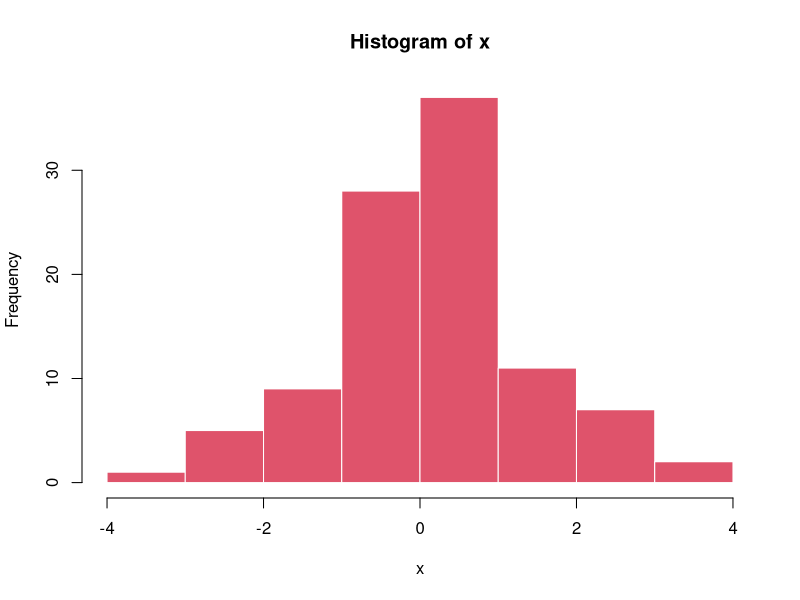
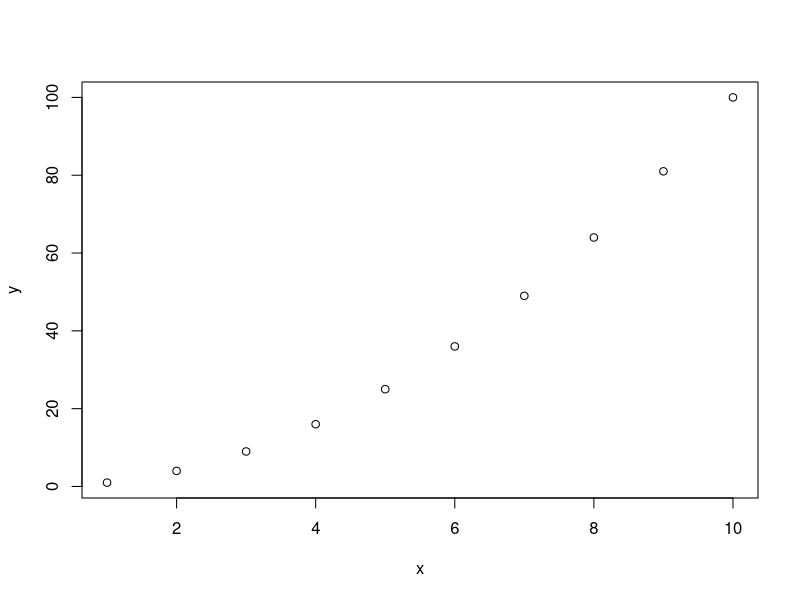
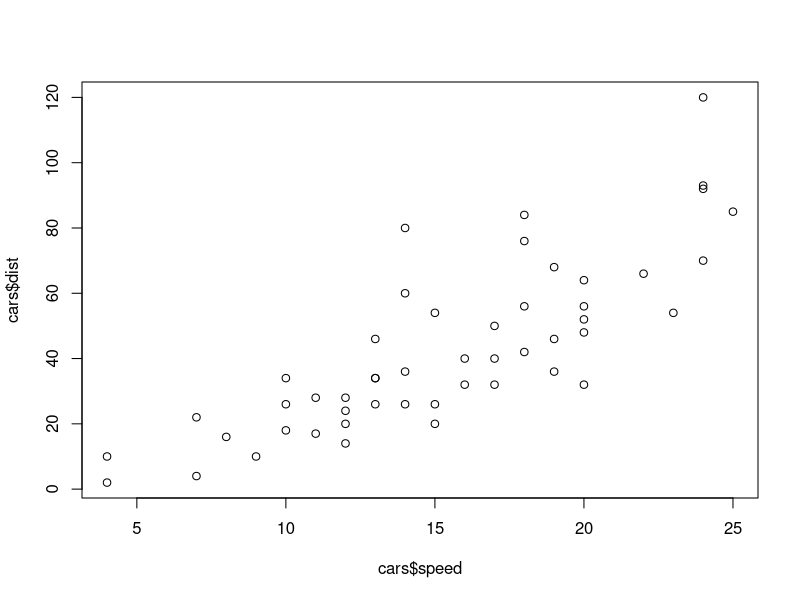
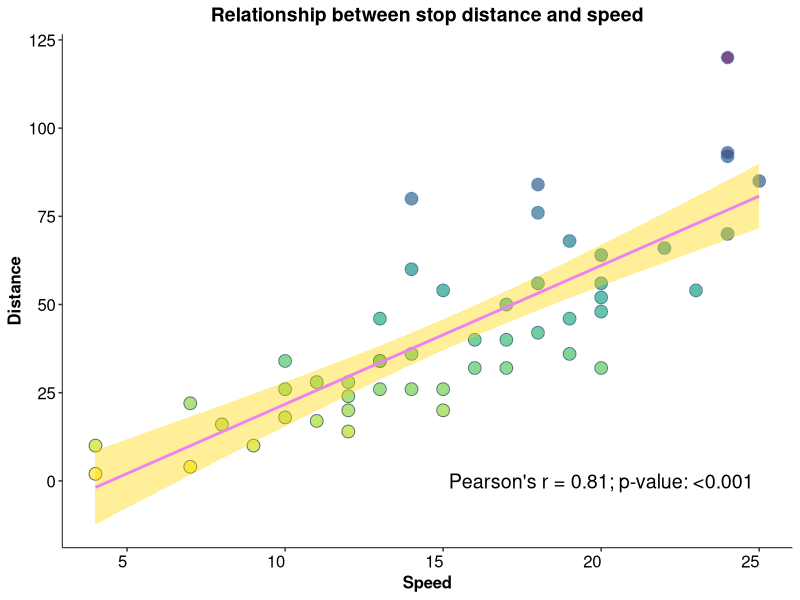
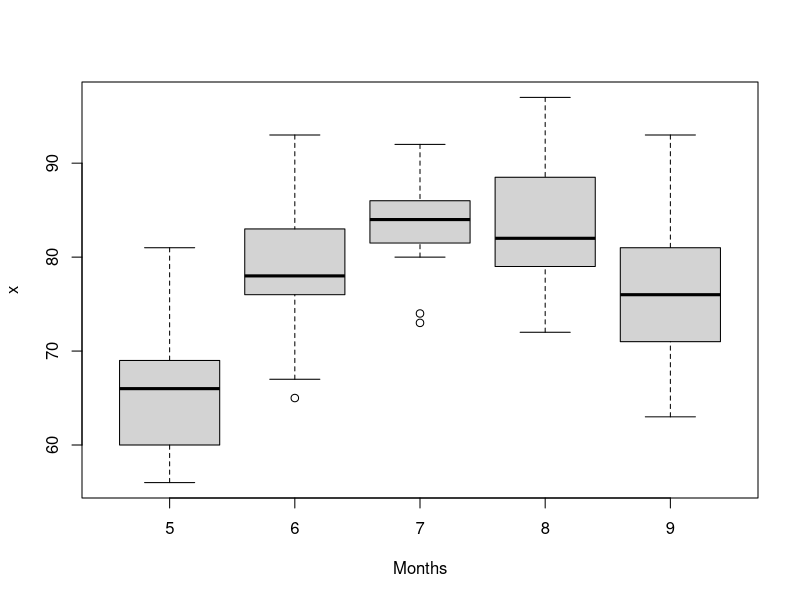
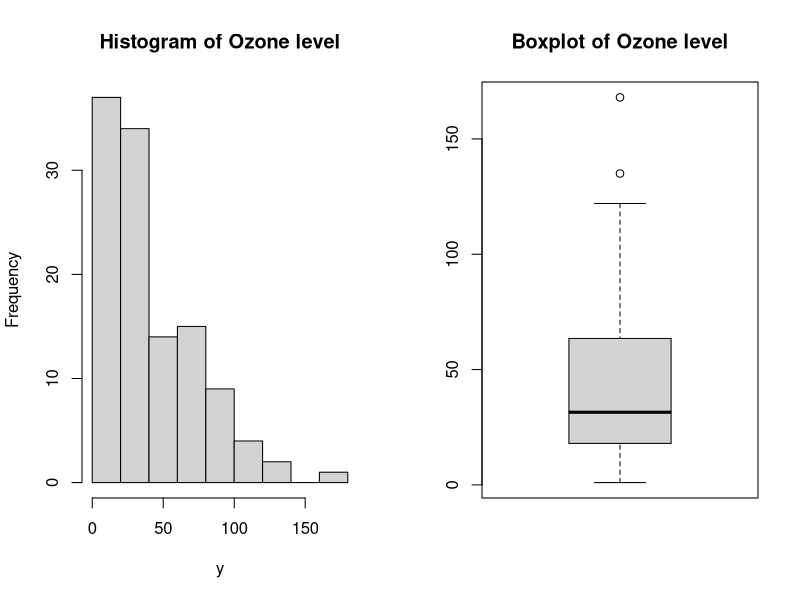
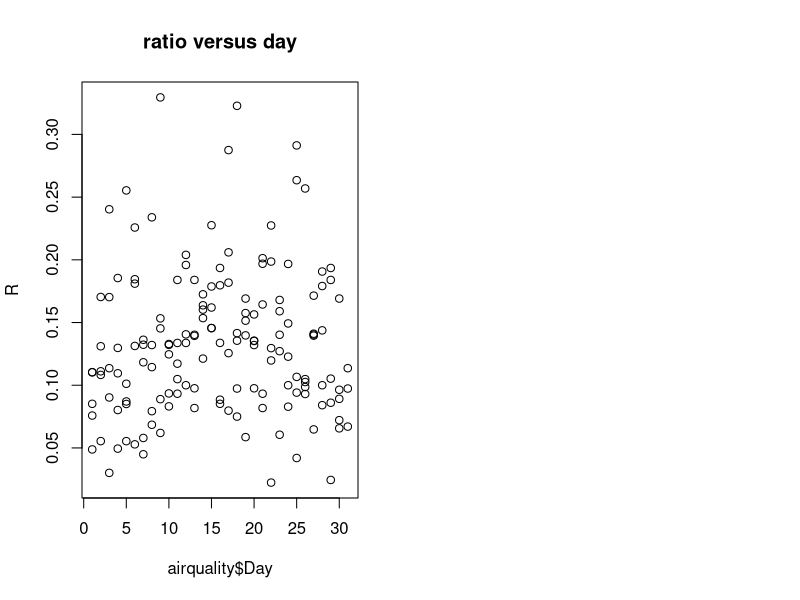
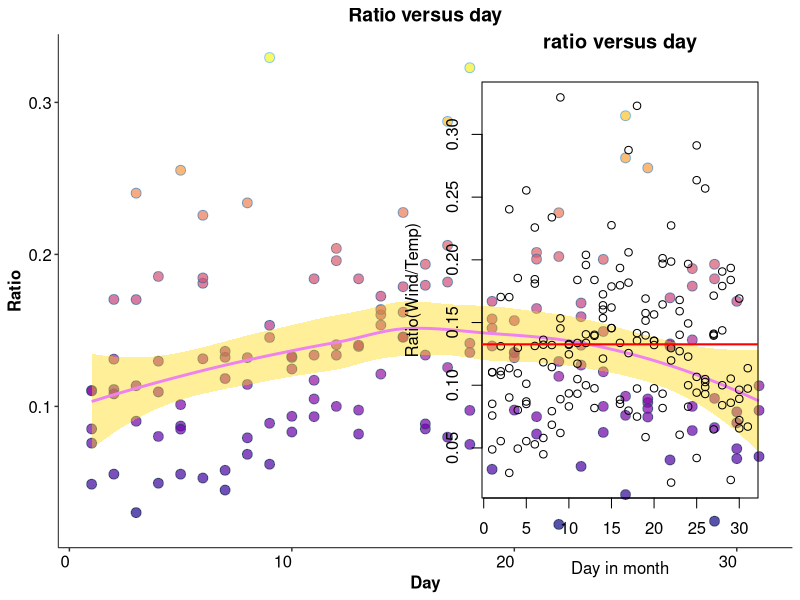

These figures' R source, in order:
## ---- chunk 1
htmltools::img(src = "https://www.uhasselt.be/images/logos/2019/UHasselt-standaard.png", 
               alt = 'logo', 
               style = 'position:absolute; top:0; right:0; padding:10px; height:140px; width:auto; max-width:300px;')
## ---- chunk 2
knitr::opts_chunk$set(echo = TRUE, warning = FALSE, message = FALSE)
## ---- chunk 3
library(tidyverse)
library(viridis)
## ---- chunk 4
q1_1 <- rnorm(10, 0, 1)
## ---- chunk 5
# Mean
mean(q1_1)

# Variance
var(q1_1)
## ---- chunk 6
Stat <- c("mean", "var", "median")
Value <- c(mean(q1_1), var(q1_1), median(q1_1))
q1_3 <- data.frame(Stat, Value)

# Print the data frame
print(q1_3)
## ---- chunk 7
q2_1 <- rt(100, 3)
## ---- chunk 8
# Use exact color from the question (which is #df536)
hist(q2_1, xlab = "x", main = "Histogram of x", col = "#df536b", border = "white")
## ---- chunk 9
x <- c(1, 2, 3, 4, 5, 6, 7, 8, 9, 10)
## ---- chunk 10
y <- x^2
## ---- chunk 11
plot(y ~ x)
## ---- chunk 12
# Obtain the data
data("cars")
## ---- chunk 13
cars$speed
## ---- chunk 14
cars$dist
## ---- chunk 15
plot(cars$dist ~ cars$speed)
## ---- chunk 16
cor_dist_speed <- cor.test(cars$dist, cars$speed)
cars %>% ggplot(aes(x = speed, y = dist, fill = dist, color = dist)) +
  geom_point(shape = 21, show.legend = F, size = 4, alpha = 0.7) +
  geom_smooth(fill = "gold", color = "violet", method = "lm") +
# scale_size_continuous(range = c(1, 10)) +
  scale_fill_viridis(option = "D", direction = -1) +
  annotate("text", x = 20, y = 0, 
           label = paste0("Pearson's r"," = ", 
                          round(cor_dist_speed$estimate, 2)[[1]],
                          "; p-value: ", 
                          ifelse(cor_dist_speed$p.value < 0.001, "<0.001", round(cor_dist_speed$p.value, 3))), 
           size = 5) +
  labs(
    x = "Speed",
    y = "Distance",
    title = "Relationship between stop distance and speed"
  ) +
  theme_bw() + 
      theme(
        panel.grid.major = element_blank(),
        panel.grid.minor = element_blank(),
        panel.border = element_blank(),
        axis.line = element_line(size = 0.3),
        axis.text = element_text(size = 12, color = "black", hjust=1),
        axis.title = element_text(face = "bold", size = 12, color = "black"),
        plot.title = element_text(face = "bold", size = 14, color = "black", hjust = 0.5)
    )
  
## ---- chunk 17
x <- cor.test(cars$dist, cars$speed, method = "spearman")
paste0("The Spearman correlation coefficient: ", round(x$estimate[[1]], 2), 
       ", ", "with p-value: ",  ifelse(x$p.value < 0.001, "<0.001", x$p.value))
## ---- chunk 18
sprintf("Minimum: %.2f, Maximum: %.2f, Median: %.2f", min(cars$speed), max(cars$speed), median(cars$speed))
## ---- chunk 19
cars$y = median(cars$dist + 3)*10
sprintf("Mean of y: %.2f", mean(cars$y))
## ---- chunk 20
x <- c(1, 3, 5, 7)
y <- c("one", "three", "five", "seven")
df <- data.frame(x, y)

# Print data frame
df
## ---- chunk 21
df <- tribble(
  ~x, ~y,
  1, "one",
  3, "three",
  5, "five",
  7, "seven"
)

# Print data frame
df
## ---- chunk 22
# Obtain the data
data("airquality")

# Check missing value
sapply(airquality, function(x){sum(is.na(x))})
## ---- chunk 23
sprintf("Number of observation: %.f, and number of variable: %.f", dim(airquality)[1], dim(airquality)[2])
## ---- chunk 24
x <- airquality$Temp
## ---- chunk 25
Month <- airquality$Month
## ---- chunk 26
boxplot(x ~ as.factor(Month), xlab = "Months")
## ---- chunk 27
y <- airquality$Ozone
## ---- chunk 28
w <- c("Mean", "Median", "Minimum", "Maximum", "S.D")
x <- c(mean(airquality$Ozone, na.rm = T), median(airquality$Ozone, na.rm = T),
       min(airquality$Ozone, na.rm = T), max(airquality$Ozone, na.rm = T),
       sd(airquality$Ozone, na.rm = T))

q7_2 <- data.frame(w, x)

# Print data frame
q7_2
## ---- chunk 29
sprintf("There are %.f observations are included in the analysis", sum(!is.na(airquality$Ozone)))
## ---- chunk 30
par(mfrow = c(1, 2))
hist(airquality$Ozone, main = "Histogram of Ozone level", xlab = "y")
boxplot(airquality$Ozone, main = "Boxplot of Ozone level", xlab = NULL)
## ---- chunk 31
airquality$Ratio = airquality$Wind/airquality$Temp
## ---- chunk 32
plot(airquality$Ratio ~ airquality$Day, ylab = "R", main = "ratio versus day")
## ---- chunk 33
airquality %>% ggplot(aes(x = Day, y = Ratio, color = Ratio, fill = Ratio)) +
  geom_point(show.legend = F, shape = 21, size = 3, alpha = 0.7) +
  scale_fill_viridis(option = "C", direction = 1) +
  geom_smooth(show.legend = F, fill = "gold", color = "violet") +
  labs(
    title = "Ratio versus day"
  ) +
  theme_bw() + 
      theme(
        panel.grid.major = element_blank(),
        panel.grid.minor = element_blank(),
        panel.border = element_blank(),
        axis.line = element_line(size =0.3),
        axis.text = element_text(size = 12, color = "black", hjust=1),
        axis.title = element_text(face = "bold", size = 12, color = "black"),
        plot.title = element_text(face = "bold", size = 14, color = "black", hjust = 0.5),
        legend.position = "top"
    )
## ---- chunk 34
plot(airquality$Ratio ~ airquality$Day, 
     ylab = "Ratio(Wind/Temp)",
     xlab = "Day in month",
     main = "ratio versus day")
abline(h = mean(airquality$Ratio), col = "red", lwd = 2)
## ---- chunk 35
airquality %>% ggplot(aes(x = Day, y = Ratio)) +
  geom_point(show.legend = F, shape = 21, size = 3, alpha = 0.7, fill = "#225ea8") +
  scale_fill_viridis(option = "C", direction = 1) +
  geom_hline(yintercept = mean(airquality$Ratio), color = "red", size = 1.5) +
  labs(
    title = "Ratio versus day",
    x = "Day in month",
    y = "Ratio(Wind/Temp)"
  ) +
  theme_bw() + 
      theme(
        panel.grid.major = element_blank(),
        panel.grid.minor = element_blank(),
        panel.border = element_blank(),
        axis.line = element_line(size =0.3),
        axis.text = element_text(size = 12, color = "black", hjust=1),
        axis.title = element_text(face = "bold", size = 12, color = "black"),
        plot.title = element_text(face = "bold", size = 14, color = "black", hjust = 0.5),
        legend.position = "top"
    )
## ---- chunk 36
mat_10_1 <- matrix(nrow = 31, ncol = 1000)

for (i in 1:1000) {
  mat_10_1[, i] <- rbinom(31, 1, 0.5)
}
## ---- chunk 37
mat_mean <- vector(length = 1000)
  
for (i in 1:1000) {
  mat_mean[i] <- mean(mat_10_1[, i])
}
## ---- chunk 38
hist(mat_mean, xlab = "m.x", main = "histogram for the sample mean")
